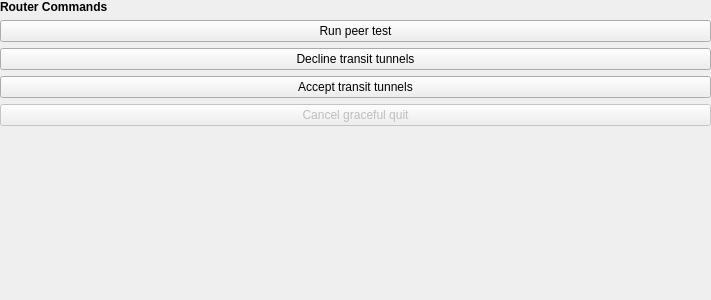
<?xml version="1.0" encoding="UTF-8"?>
<ui version="4.0">
 <class>routerCommandsWidget</class>
 <widget class="QWidget" name="routerCommandsWidget">
  <property name="geometry">
   <rect>
    <x>0</x>
    <y>0</y>
    <width>711</width>
    <height>300</height>
   </rect>
  </property>
  <property name="sizePolicy">
   <sizepolicy hsizetype="Expanding" vsizetype="Expanding">
    <horstretch>0</horstretch>
    <verstretch>0</verstretch>
   </sizepolicy>
  </property>
  <property name="windowTitle">
   <string>Form</string>
  </property>
  <widget class="QWidget" name="verticalLayoutWidget">
   <property name="geometry">
    <rect>
     <x>0</x>
     <y>0</y>
     <width>711</width>
     <height>301</height>
    </rect>
   </property>
   <layout class="QVBoxLayout" name="verticalLayout">
    <property name="sizeConstraint">
     <enum>QLayout::SetMaximumSize</enum>
    </property>
    <item>
     <widget class="QLabel" name="label">
      <property name="sizePolicy">
       <sizepolicy hsizetype="Expanding" vsizetype="Preferred">
        <horstretch>0</horstretch>
        <verstretch>0</verstretch>
       </sizepolicy>
      </property>
      <property name="font">
       <font>
        <weight>75</weight>
        <bold>true</bold>
       </font>
      </property>
      <property name="text">
       <string>Router Commands</string>
      </property>
     </widget>
    </item>
    <item>
     <widget class="QPushButton" name="runPeerTestPushButton">
      <property name="sizePolicy">
       <sizepolicy hsizetype="Expanding" vsizetype="Fixed">
        <horstretch>0</horstretch>
        <verstretch>0</verstretch>
       </sizepolicy>
      </property>
      <property name="text">
       <string>Run peer test</string>
      </property>
     </widget>
    </item>
    <item>
     <widget class="QPushButton" name="declineTransitTunnelsPushButton">
      <property name="sizePolicy">
       <sizepolicy hsizetype="Expanding" vsizetype="Fixed">
        <horstretch>0</horstretch>
        <verstretch>0</verstretch>
       </sizepolicy>
      </property>
      <property name="text">
       <string>Decline transit tunnels</string>
      </property>
     </widget>
    </item>
    <item>
     <widget class="QPushButton" name="acceptTransitTunnelsPushButton">
      <property name="sizePolicy">
       <sizepolicy hsizetype="Expanding" vsizetype="Fixed">
        <horstretch>0</horstretch>
        <verstretch>0</verstretch>
       </sizepolicy>
      </property>
      <property name="text">
       <string>Accept transit tunnels</string>
      </property>
     </widget>
    </item>
    <item>
     <widget class="QPushButton" name="cancelGracefulQuitPushButton">
      <property name="enabled">
       <bool>false</bool>
      </property>
      <property name="sizePolicy">
       <sizepolicy hsizetype="Expanding" vsizetype="Fixed">
        <horstretch>0</horstretch>
        <verstretch>0</verstretch>
       </sizepolicy>
      </property>
      <property name="text">
       <string>Cancel graceful quit</string>
      </property>
     </widget>
    </item>
    <item>
     <spacer name="verticalSpacer">
      <property name="orientation">
       <enum>Qt::Vertical</enum>
      </property>
      <property name="sizeHint" stdset="0">
       <size>
        <width>20</width>
        <height>40</height>
       </size>
      </property>
     </spacer>
    </item>
   </layout>
  </widget>
 </widget>
 <resources/>
 <connections/>
</ui>
